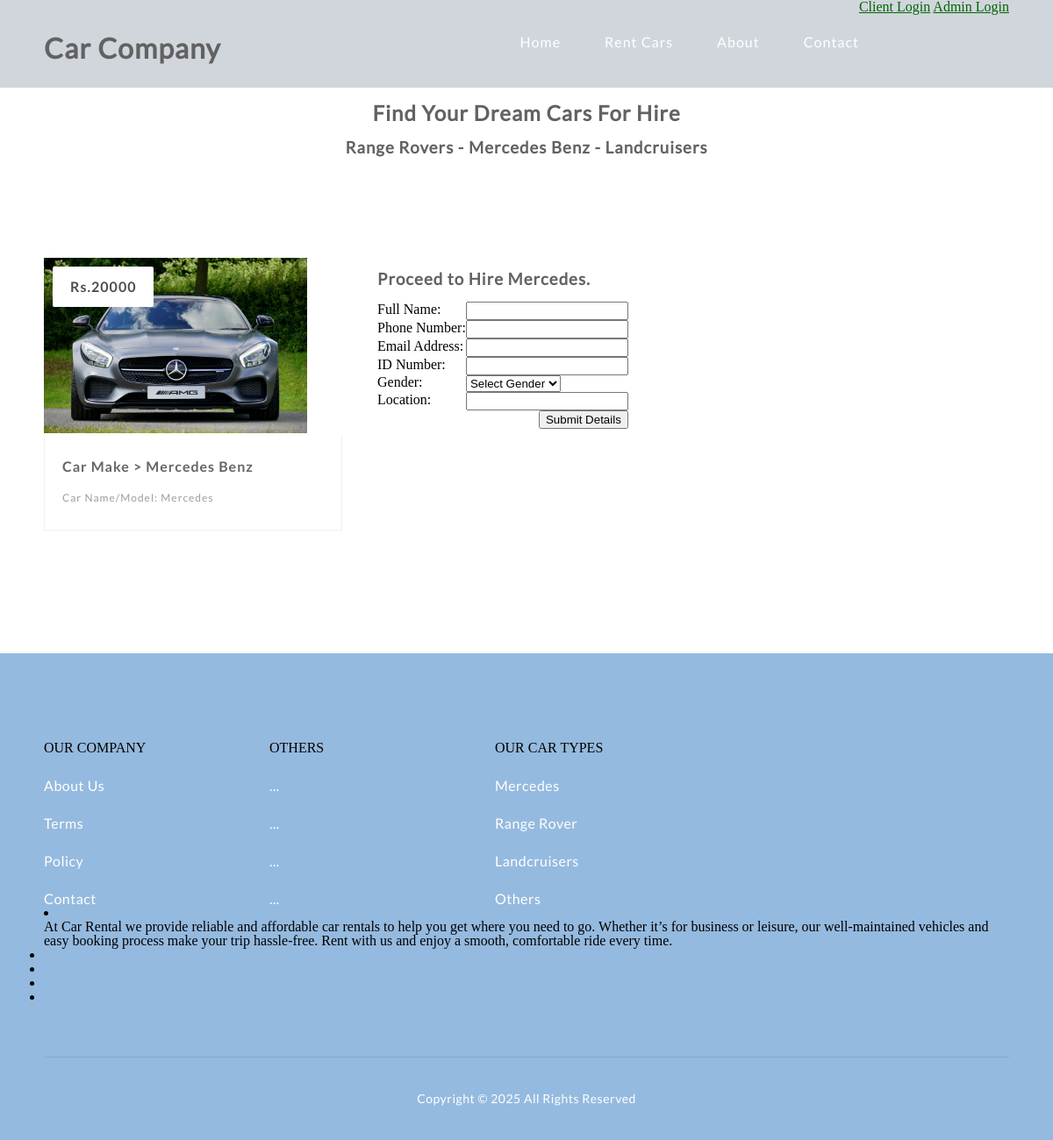
The page /book_car.php?id=1 on the database its author committed.
### tables this page shows
CREATE TABLE IF NOT EXISTS `cars` (
  `car_id` INT(11) NOT NULL AUTO_INCREMENT,
  `car_name` VARCHAR(255) NOT NULL,
  `car_type` VARCHAR(255) NOT NULL,
  `image` TEXT NOT NULL,
  `hire_cost` INT(11) NOT NULL,
  `capacity` INT(11) NOT NULL,
  `status` VARCHAR(255) NOT NULL,
  PRIMARY KEY (`car_id`)
);

### book_car.php (the view, shortened to what this page needs)
<!DOCTYPE html>
<html lang="en">
<head>
	<link rel="stylesheet" href="css/reset.css">
	<link rel="stylesheet" href="css/responsive.css">
</head>
<body>
<section>
	<?php include 'header.php'; ?>
	<section class="caption">
		<h2 style="text-align: center">Find Your Dream Cars For Hire</h2>
		<h3 style="text-align: center">Range Rovers - Mercedes Benz - Landcruisers</h3>
	</section>
</section>
<section class="listings">
	<div class="wrapper">
		<ul class="properties_list">
			<?php
				include 'includes/config.php';
				if (isset($_GET['id'])) {
					$car_id = $_GET['id'];
					$sel = "SELECT * FROM cars WHERE car_id = '$car_id'";
					$rs = $conn->query($sel);
					$rws = $rs->fetch_assoc();
				} else {
					echo "<script>alert('Car ID not found'); window.location='index.php';</script>";
					exit();
				}
			?>
			<li>
				<a href="book_car.php?id=<?php echo $rws['car_id'] ?>">
					<img class="thumb" src="cars/<?php echo $rws['image'];?>" width="300" height="200">
				</a>
				<span class="price"><?php echo 'Rs.'.$rws['hire_cost'];?></span>
				<div class="property_details">
					<h1><a href="book_car.php?id=<?php echo $rws['car_id'] ?>">Car Make > <?php echo $rws['car_type'];?></a></h1>
					<h2>Car Name/Model: <span><?php echo $rws['car_name'];?></span></h2>
				</div>
			</li>
			<h3>Proceed to Hire <?php echo $rws['car_name'];?>.</h3>
			<?php
			$email = $_SESSION['email'] ?? null;
			$pass = $_SESSION['pass'] ?? null;
			if (!$email || !$pass) {
			?>
			<form method="post">
				<table>
					<tr><td>Full Name:</td><td><input type="text" name="fname" required></td></tr>
					<tr><td>Phone Number:</td><td><input type="text" name="phone" required></td></tr>
					<tr><td>Email Address:</td><td><input type="email" name="email" required></td></tr>
					<tr><td>ID Number:</td><td><input type="text" name="id_no" required></td></tr>
					<tr>
						<td>Gender:</td>
						<td>
							<select name="gender" required>
								<option value="">Select Gender</option>
							</select>
						</td>
					</tr>
					<tr><td>Location:</td><td><input type="text" name="location" required></td></tr>
					<tr><td colspan="2" style="text-align:right"><input type="submit" name="save" value="Submit Details"></td></tr>
				</table>
			</form>
			<?php } else { ?>
				<a href="pay.php">Click to Book</a>
			<?php } ?>
		</ul>
	</div>
</section>
<footer>
	<div class="wrapper footer">
		<ul>
			<li class="links">
				<ul>
					<li>OUR COMPANY</li>
					<li><a href="#">About Us</a></li>
					<li><a href="#">Terms</a></li>
					<li><a href="#">Policy</a></li>
					<li><a href="#">Contact</a></li>
				</ul>
			</li>
			<li class="links">
				<ul>
					<li>OTHERS</li>
					<li><a href="#">...</a></li>
					<li><a href="#">...</a></li>
					<li><a href="#">...</a></li>
					<li><a href="#">...</a></li>
				</ul>
			</li>
			<li class="links">
				<ul>
					<li>OUR CAR TYPES</li>
					<li><a href="#">Mercedes</a></li>
					<li><a href="#">Range Rover</a></li>
					<li><a href="#">Landcruisers</a></li>
					<li><a href="#">Others</a></li>
				</ul>
			</li>
		</ul>
		<?php include_once "includes/footer.php" ?>
</body>
</html>

### css/responsive.css (style rules this page uses)
body { background: #fff; }
.wrapper { max-width: 1100px; margin: 0 auto; position: relative; }
h1, h2, h3, h4, h5 ,h6 { color: #626262; font-family: "lato-regular", Helvetica, Arial, sans-serif; letter-spacing: 1px; }
h1 { font-size: 2em; margin: .67em 0 }
h2 { font-size: 1.5em; margin: .75em 0 }
h3 { font-size: 1.17em; margin: .83em 0 }
h1, h2, h3, h4, h5, h6 { font-weight: bolder }
.listings { padding: 100px 0; }
.listings ul.properties_list { list-style: none; overflow: hidden; }
.listings ul.properties_list li { display: block; width: 30.90909090909091%; height: auto; position: relative; float: left; margin: 0 3.636363636363636% 3.636363636363636% 0; }
.listings ul.properties_list li .price { position: absolute; top: 10px; left: 10px; padding: 15px 20px; background: #ffffff; color: #514d4d; font-family: "lato-bold", Helvetica, Arial, sans-serif; font-size: 16px; font-weight: bold; letter-spacing: 1px; border-radius: 2px; -webkit-border-radius: 2px; -moz-border-radius: 2px; -o-border-radius: 2px; }
.listings ul li .property_details { width: 87.64705882352941%; padding: 2.941176470588235% 5.882352941176471% 4.117647058823529% 5.882352941176471%; border-bottom: 1px solid #f2f1f1; border-left: 1px solid #f2f1f1; border-right: 1px solid #f2f1f1; transition: all .2s linear; -webkit-transition: all .2s linear; -moz-transition: all .2s linear; -o-transition: all .2s linear; }
.listings ul li .property_details h1 { color: #666464; font-family: "lato-bold", Helvetica, Arial, sans-serif; font-size: 16px!important; font-weight: bold; margin-bottom: 5px; line-height: 28px; }
.listings ul li .property_details h1 a { text-decoration: none; color: #666464; }
.listings ul li .property_details h2 { color: #9d9d9d; font-family: "lato-regular", Helvetica, Arial, sans-serif; font-size: 12px; line-height: 26px; font-weight: normal; }
footer { padding-top: 100px; background: #95badf; }
footer .footer > ul { overflow: hidden; }
footer .footer > ul > li { display: block; float: left; list-style: none; margin-right: 60px; }
footer .footer > ul > li:last-child { margin-right: 0; }
footer .footer > ul > li.links { width: 197px; }
footer ul li.links > ul > li { display: block; width: 100%; list-style: none; margin-bottom: 27px; }
footer ul li.links > ul > li:last-child { margin-bottom: 0; }
footer .footer > ul > li.links li a { text-decoration: none; display: block; color: #fff; font-family: "lato-regular", Helvetica, Arial, sans-serif; font-size: 16px; letter-spacing: .5px; text-align: left; }

### rows shown on the page
cars: image (picture), hire_cost "20000", car_type "Mercedes Benz", car_name "Mercedes"
